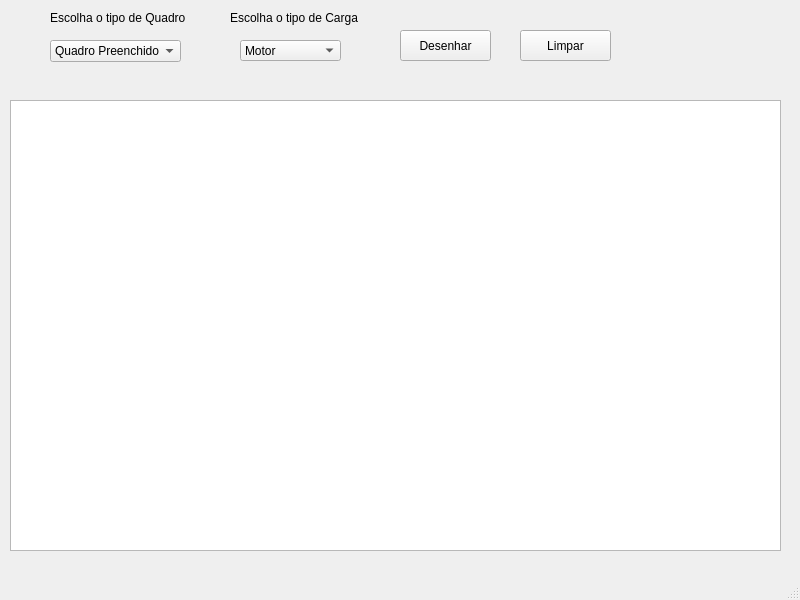
<?xml version="1.0" encoding="UTF-8"?>
<ui version="4.0">
 <class>MainWindow</class>
 <widget class="QMainWindow" name="MainWindow">
  <property name="geometry">
   <rect>
    <x>0</x>
    <y>0</y>
    <width>800</width>
    <height>600</height>
   </rect>
  </property>
  <property name="windowTitle">
   <string>MainWindow</string>
  </property>
  <widget class="QWidget" name="centralwidget">
   <property name="sizePolicy">
    <sizepolicy hsizetype="Preferred" vsizetype="Preferred">
     <horstretch>0</horstretch>
     <verstretch>0</verstretch>
    </sizepolicy>
   </property>
   <widget class="QComboBox" name="tipoQuadro_comboBox">
    <property name="geometry">
     <rect>
      <x>50</x>
      <y>40</y>
      <width>131</width>
      <height>22</height>
     </rect>
    </property>
    <item>
     <property name="text">
      <string>Quadro Preenchido</string>
     </property>
    </item>
    <item>
     <property name="text">
      <string>Quadro Diagonal</string>
     </property>
    </item>
   </widget>
   <widget class="QComboBox" name="tipoCarga_comboBox">
    <property name="geometry">
     <rect>
      <x>240</x>
      <y>40</y>
      <width>101</width>
      <height>21</height>
     </rect>
    </property>
    <item>
     <property name="text">
      <string>Motor</string>
     </property>
    </item>
    <item>
     <property name="text">
      <string>Tomada</string>
     </property>
    </item>
   </widget>
   <widget class="QLabel" name="tipoQuadro">
    <property name="geometry">
     <rect>
      <x>50</x>
      <y>10</y>
      <width>141</width>
      <height>16</height>
     </rect>
    </property>
    <property name="text">
     <string>Escolha o tipo de Quadro</string>
    </property>
   </widget>
   <widget class="QLabel" name="tipoCarga">
    <property name="geometry">
     <rect>
      <x>230</x>
      <y>10</y>
      <width>141</width>
      <height>16</height>
     </rect>
    </property>
    <property name="text">
     <string>Escolha o tipo de Carga</string>
    </property>
   </widget>
   <widget class="QGraphicsView" name="MyView">
    <property name="geometry">
     <rect>
      <x>10</x>
      <y>100</y>
      <width>771</width>
      <height>451</height>
     </rect>
    </property>
   </widget>
   <widget class="QPushButton" name="pushButton">
    <property name="geometry">
     <rect>
      <x>400</x>
      <y>30</y>
      <width>91</width>
      <height>31</height>
     </rect>
    </property>
    <property name="text">
     <string>Desenhar</string>
    </property>
   </widget>
   <widget class="QPushButton" name="pushButton_2">
    <property name="geometry">
     <rect>
      <x>520</x>
      <y>30</y>
      <width>91</width>
      <height>31</height>
     </rect>
    </property>
    <property name="text">
     <string>Limpar</string>
    </property>
   </widget>
  </widget>
  <widget class="QMenuBar" name="menubar">
   <property name="geometry">
    <rect>
     <x>0</x>
     <y>0</y>
     <width>800</width>
     <height>22</height>
    </rect>
   </property>
  </widget>
  <widget class="QStatusBar" name="statusbar"/>
 </widget>
 <resources/>
 <connections/>
</ui>
